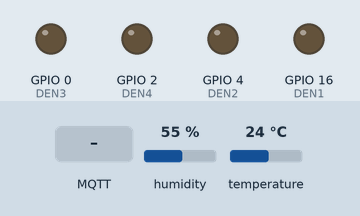
Recording of a program running on a simulated ESP32. On the bench: output pins drawn as LEDs (lit = HIGH). Inputs (shaded band) come from the test bench; at power-on: humidity 55 %, temperature 24 °C. WiFi joins after 1.5 s; servers stay silent unless stated; no MQTT or app messages arrive unless stated; what the program prints to the serial monitor is not drawn.

Above: at 3.2 s.
3.3 s: MQTT message "on" arrives on the first subscribed topic
At 4.4 s:
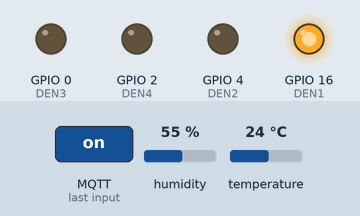
4.8 s: MQTT message "on" arrives on the second subscribed topic
At 5.5 s:
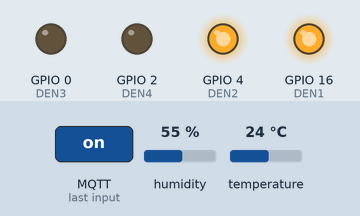
6.3 s: MQTT message "off" arrives on the first subscribed topic
At 6.9 s:
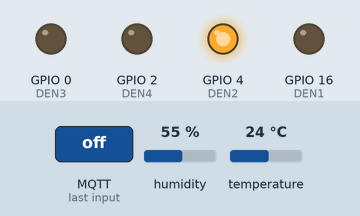
7.8 s: MQTT message "on" arrives on the third subscribed topic
At 9.0 s:
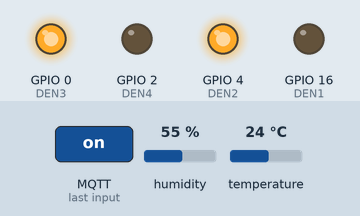
9.3 s: MQTT message "off" arrives on the second subscribed topic
At 10.1 s:
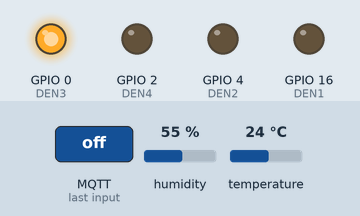
10.8 s: MQTT message "off" arrives on the third subscribed topic
At 11.4 s:
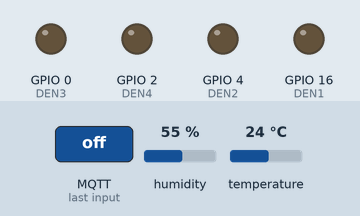
Timing chart, 0 to 13.3 s (numbered marks = the images above; inputs shaded):
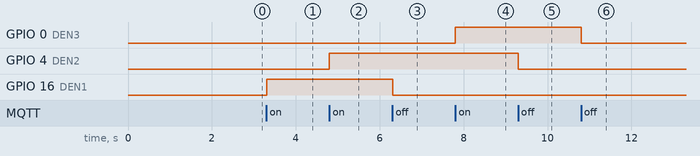

The program:

main.cpp
```cpp
#include <Arduino.h>
#include "InfoWifiMQTT.h"
#include "configDHT.h"
#include "configHardware.h"
#include "configMQTT.h"

unsigned long lastMillis = 0;

void setup()
{
  SetupHardware();
  SetupMQTT();
  SetupDHT();
}

void loop()
{
  ClientLoop();

  // publish a message roughly every second.
  if (millis() - lastMillis > 10000)
  {
    lastMillis = millis();

    float temp = ReadTemp();
    float humi = ReadHumi();

    MQTTPublish(TOPIC_PUB_TEMP,String(temp));
    MQTTPublish(TOPIC_PUB_HUMI,String(humi));

  }
}
```

InfoWifiMQTT.h
```cpp
#include <Arduino.h>

#define NAME_WIFI_1 "NgocDiem"
#define PASS_WIFI_1 "0979677439"

#define NAME_WIFI_2 "Phuong's phuong"
#define PASS_WIFI_2 "pianoviolin"

#define NAME_WIFI_3 "Tam"
#define PASS_WIFI_3 "123456"

#define HOST_NAME "m12.cloudmqtt.com"
#define PORT 19950

#define CLIENT_ID "calib"
#define USER_NAME "njiexcgi"
#define PASS_MQTT "t42k_aJXkDGY"

#define TOPIC_SUB_LIGHT_1 "cmd1"
#define TOPIC_SUB_LIGHT_2 "cmd2"
#define TOPIC_SUB_LIGHT_3 "cmd3"
#define TOPIC_SUB_LIGHT_4 "cmd4"

#define TOPIC_PUB_LIGHT_1 "status1"
#define TOPIC_PUB_LIGHT_2 "status2"
#define TOPIC_PUB_LIGHT_3 "status3"
#define TOPIC_PUB_LIGHT_4 "status4"

#define TOPIC_PUB_STATUS_ON "on"
#define TOPIC_PUB_STATUS_OFF "off"

#define TOPIC_PUB_TEMP "temp"
#define TOPIC_PUB_HUMI "humi"
```

configDHT.h
```cpp
#include <Arduino.h>
#include "DHT.h"

#define DHTPIN 15
#define DHTTYPE DHT11

void SetupDHT();
float ReadHumi();
float ReadTemp();
```

configHardware.h
```cpp
#include <Arduino.h>

#define DEN1 16
#define DEN2 4
#define DEN3 0
#define DEN4 2

#define ON HIGH
#define OFF LOW

void SetupHardware();
void TurnOn(uint8_t light);
void TurnOff(uint8_t light);
```

configMQTT.h
```cpp
#include <Arduino.h>
#include "InfoWifiMQTT.h"
#include "configHardware.h"

#include <WiFi.h>
#include <MQTT.h>

void CheckWifi(const char * NameWifi, const char * PassWifi);
void Connect();
void PublishTopic();
void SubscribeTopic();
void OnAndOff(String payload,uint8_t light, String status);
void MakeAction(String topic, String payload);
void MakeAction(String topic, String payload);
void messageReceived(String &topic, String &payload);
void SetupMQTT();
void ClientLoop();
void MQTTPublish(String topic, String data);
```

configDHT.cpp
```cpp
#include "configDHT.h"

DHT dht(DHTPIN,DHTTYPE);

void SetupDHT()
{
    dht.begin();
}

float ReadHumi()
{
    float humi = dht.readHumidity();
    if(isnan(humi)){
      Serial.println(F("Failed to read humidyty from DHT sensor!"));
        return -1;
    }
    else{
        Serial.print(F("Humidity: "));
        Serial.print(humi);
        Serial.println(F("%"));
        return humi;
    }
}

float ReadTemp()
{
    float temp = dht.readTemperature();
    if(isnan(temp)){
      Serial.println(F("Failed to read temperature from DHT sensor!"));
        return -1;
    }
    else{
        Serial.print(F("Temperature: "));
        Serial.print(temp);
        Serial.println(F("C "));
        return temp;
    }
}
```

configHardware.cpp
```cpp
#include "configHardware.h"

void SetupHardware()
{
    pinMode(DEN1,OUTPUT);
    pinMode(DEN2,OUTPUT);
    pinMode(DEN3,OUTPUT);
    pinMode(DEN4,OUTPUT);

    TurnOff(DEN1);
    TurnOff(DEN2);
    TurnOff(DEN3);
    TurnOff(DEN4);

    Serial.begin(115200);
}

void TurnOn(uint8_t light)
{
    digitalWrite(light,ON);
}

void TurnOff(uint8_t light)
{
    digitalWrite(light,OFF);
}
```

configMQTT.cpp
```cpp
#include <configMQTT.h>

WiFiClient net;
MQTTClient client;

void CheckWifi(const char * NameWifi, const char * PassWifi)
{
  int time = 0;
  while(WiFi.status() != WL_CONNECTED)
  {
    WiFi.begin(NameWifi, PassWifi);
    Serial.print(".");
    delay(1000);
    time++;

    if(WiFi.status() == WL_CONNECTED){
      Serial.println(String("Connected ") + String(NameWifi));
    }

    if(time >=10){
      return;
    }
  }
}

void Connect()
{
  Serial.print("checking wifi...");
  while (WiFi.status() != WL_CONNECTED)
  {
    CheckWifi(NAME_WIFI_1,PASS_WIFI_1);
    CheckWifi(NAME_WIFI_2,PASS_WIFI_2);
    CheckWifi(NAME_WIFI_3,PASS_WIFI_3);
  }

  Serial.print("\nconnecting...");
  while (!client.connect(CLIENT_ID, USER_NAME, PASS_MQTT))
  {
    Serial.print(".");
    delay(1000);
  }

  Serial.println("\nconnected!");

}

void PublishTopic()
{
  client.publish(TOPIC_PUB_LIGHT_1,TOPIC_PUB_STATUS_OFF);
  client.publish(TOPIC_PUB_LIGHT_2,TOPIC_PUB_STATUS_OFF);
  client.publish(TOPIC_PUB_LIGHT_3,TOPIC_PUB_STATUS_OFF);
  client.publish(TOPIC_PUB_LIGHT_4,TOPIC_PUB_STATUS_OFF);
}

void SubscribeTopic()
{
  client.subscribe(TOPIC_SUB_LIGHT_1);
  client.subscribe(TOPIC_SUB_LIGHT_2);
  client.subscribe(TOPIC_SUB_LIGHT_3);
  client.subscribe(TOPIC_SUB_LIGHT_4);
}

void OnAndOff(String payload,uint8_t light, String status)
{
  if(payload.compareTo(TOPIC_PUB_STATUS_ON) == 0)
  {
    TurnOn(light);
    client.publish(status,TOPIC_PUB_STATUS_ON);
  }
  else if(payload.compareTo(TOPIC_PUB_STATUS_OFF) == 0)
  {
    TurnOff(light);
    client.publish(status,TOPIC_PUB_STATUS_OFF);
  }
}

void MakeAction(String topic, String payload)
{
  if(topic.compareTo(TOPIC_SUB_LIGHT_1) == 0)
  {
    OnAndOff(payload,DEN1,TOPIC_PUB_LIGHT_1);
  }
  else if(topic.compareTo(TOPIC_SUB_LIGHT_2) == 0)
  {
    OnAndOff(payload,DEN2,TOPIC_PUB_LIGHT_2);
  }
  else if(topic.compareTo(TOPIC_SUB_LIGHT_3) == 0)
  {
    OnAndOff(payload,DEN3,TOPIC_PUB_LIGHT_3);
  }
  else if (topic.compareTo(TOPIC_SUB_LIGHT_4) == 0)
  {
    OnAndOff(payload,DEN4,TOPIC_PUB_LIGHT_4);
  }
}

void messageReceived(String &topic, String &payload)
{
  Serial.println("incoming: " + topic + " - " + payload);
  MakeAction(topic,payload);
}

void SetupMQTT()
{
    WiFi.begin(NAME_WIFI_1, PASS_WIFI_1);
    client.begin(HOST_NAME,PORT, net);
    client.onMessage(messageReceived);
    Connect();
    PublishTopic();
    SubscribeTopic();
}

void ClientLoop()
{
    client.loop();
    delay(10);  // <- fixes some issues with WiFi stability

    if (!client.connected())
    {
        Connect();
    }
}

void MQTTPublish(String topic, String data)
{
    client.publish(topic,data);
}
```

Measured:
- after the input at 3.3 s, GPIO 16 (DEN1): LOW → HIGH at once
- after the input at 4.8 s, GPIO 4 (DEN2): LOW → HIGH at once
- after the input at 6.3 s, GPIO 16 (DEN1): HIGH → LOW at once
- after the input at 7.8 s, GPIO 0 (DEN3): LOW → HIGH at once
- after the input at 9.3 s, GPIO 4 (DEN2): HIGH → LOW at once
- after the input at 10.8 s, GPIO 0 (DEN3): HIGH → LOW at once
